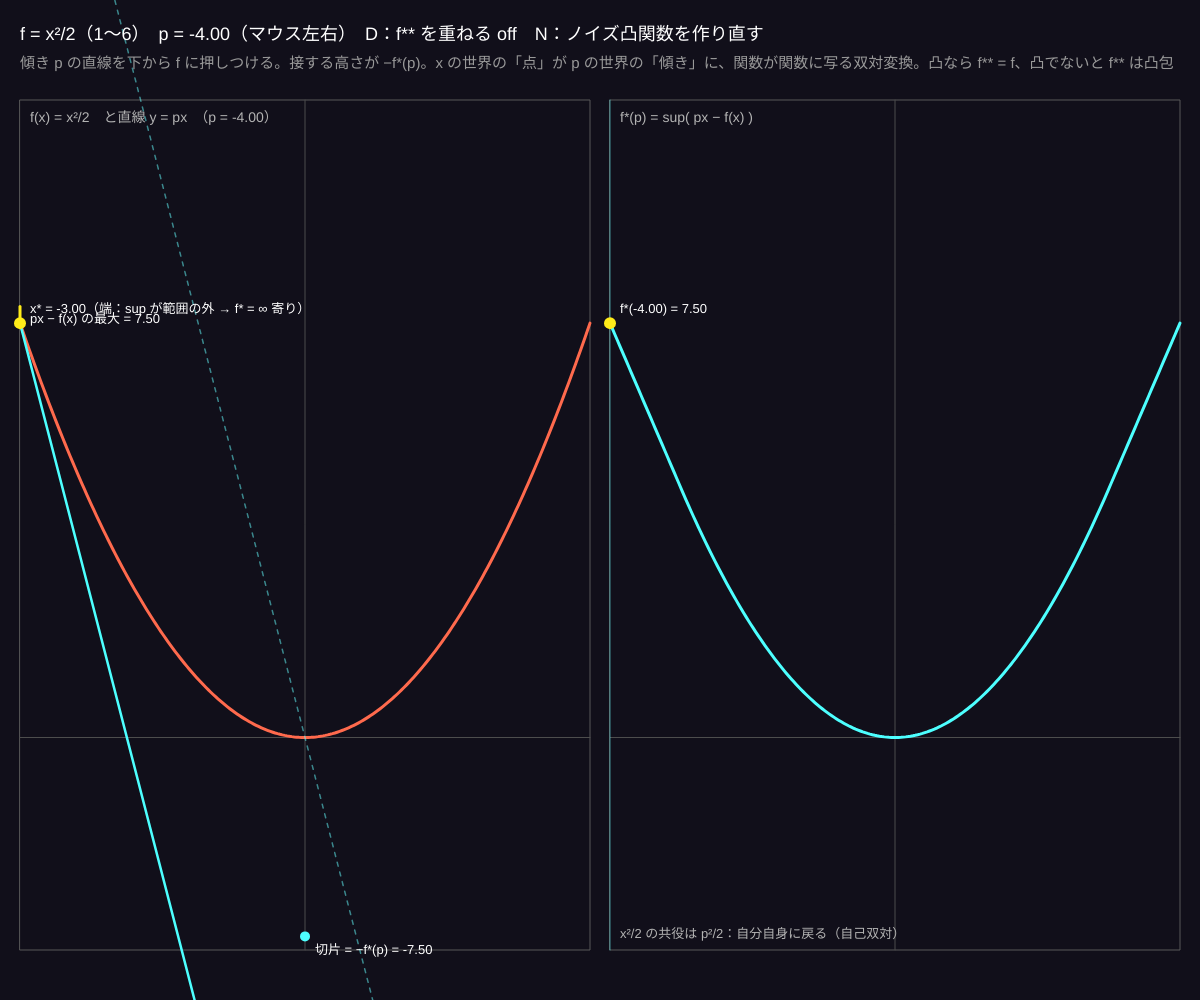
Frame 1 (no input)
Frame 60 (no input): identical to frame 1, image omitted
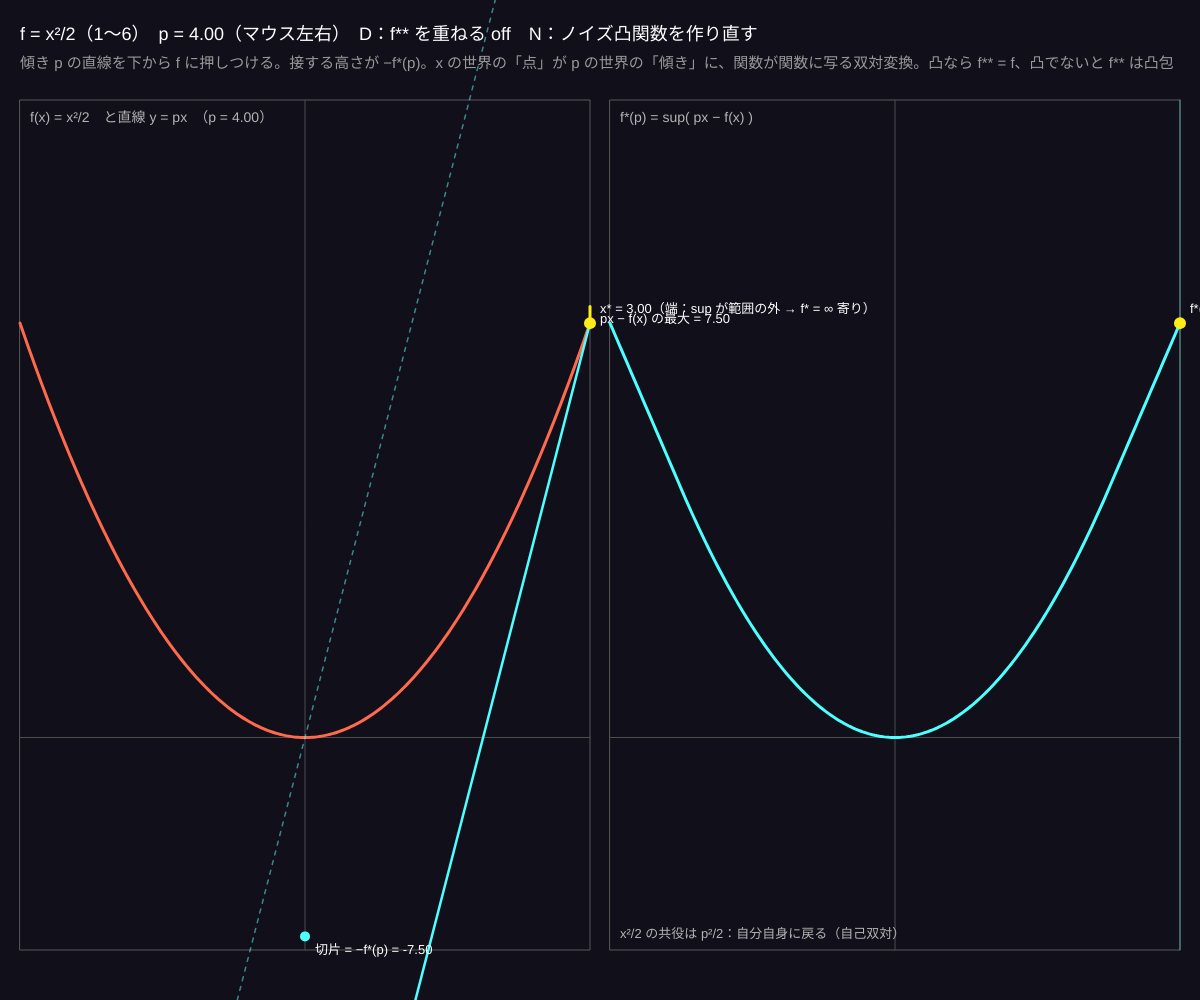
Frame 120 (the mouse pressed at the canvas centre since frame 60)

The p5.js sketch that drew these frames (run headless with seeded random() and noise() and a simulated clock; from frame 60 on, the mouse is pressed at the canvas centre):

// p5.js sketch
// ── sketch.js
// ============================================
// 06 ルジャンドル変換
// 凸関数 f に対して  f*(p) = sup_x ( p x − f(x) )
//   「傾き p の直線 y = px をどこまで下げれば f に接するか」：接線の切片が −f*(p)
//   f** = f（凸なら元に戻る）。凸でない f は f** が「凸包」になる
// マウス左右 = p / 1〜6 = 関数 / D = f** を重ねる / N = ノイズ凸関数を作り直す
// ============================================

let fNo = 1;
let XR = 3, PR = 4;                 // ★ x の範囲 ±XR、p の範囲 ±PR
let N = 240;                        // ★ 標本の数
let xs = [], fx = [], ps = [], fstar = [];
let showDD = false;
let noiseF = [];
let fnames = ['', 'x²/2', 'eˣ', 'x⁴/4', '|x|', 'ノイズ凸関数', 'x⁴/4 − x²（凸でない）'];

function setup() {
  createCanvas(windowWidth, windowHeight);
  colorMode(HSB, 360, 100, 100, 100);
  makeNoiseF();
  rebuild();
}
// ★ 関数の定義
function fval(x) {
  if (fNo === 1) return x * x / 2;
  if (fNo === 2) return Math.exp(x);
  if (fNo === 3) return x ** 4 / 4;
  if (fNo === 4) return Math.abs(x);
  if (fNo === 5) { let i = constrain(Math.round((x + XR) / (2 * XR) * (N - 1)), 0, N - 1); return noiseF[i]; }
  return x ** 4 / 4 - x * x;
}
// f'' > 0 のランダムな値を 2 回積分して凸関数を作る
function makeNoiseF() {
  let d2 = [], d1 = [0], f = [0];
  for (let i = 0; i < N; i++) d2.push(0.2 + 2.5 * Math.pow(Math.abs(Math.sin(i * 0.37 + Math.random() * 0.3)), 2) * Math.random());
  let h = 2 * XR / (N - 1);
  for (let i = 1; i < N; i++) d1.push(d1[i - 1] + d2[i] * h);
  let mid = d1[Math.floor(N / 2)];
  for (let i = 1; i < N; i++) f.push(f[i - 1] + (d1[i] - mid) * h);
  let mn = Math.min(...f);
  noiseF = f.map((v) => v - mn);
}
function rebuild() {
  xs = []; fx = []; ps = []; fstar = [];
  for (let i = 0; i < N; i++) { let x = -XR + 2 * XR * i / (N - 1); xs.push(x); fx.push(fval(x)); }
  for (let i = 0; i < N; i++) { let p = -PR + 2 * PR * i / (N - 1); ps.push(p); fstar.push(conj(p).val); }
}
// ★ 共役：sup_x (p x − f(x)) を標本から求める
function conj(p) {
  let best = -Infinity, bi = 0;
  for (let i = 0; i < N; i++) { let v = p * xs[i] - fx[i]; if (v > best) { best = v; bi = i; } }
  return { val: best, x: xs[bi], edge: bi === 0 || bi === N - 1 };
}
function biconj(x) { let best = -Infinity; for (let i = 0; i < N; i++) best = Math.max(best, ps[i] * x - fstar[i]); return best; }

function panels() {
  let w = (width - 60) / 2, h = height - 150, y = 100;
  return { L: { x: 20, y, w, h, xr: XR, yr: 6 }, R: { x: 40 + w, y, w, h, xr: PR, yr: 10 } };
}
function toS(P, x, y) { return { x: P.x + (x + P.xr) / (2 * P.xr) * P.w, y: P.y + P.h * 0.75 - y / P.yr * P.h * 0.65 }; }
function drawFrame(P, title) {
  noFill(); stroke(0, 0, 35); strokeWeight(1); rect(P.x, P.y, P.w, P.h);
  let o = toS(P, 0, 0); stroke(0, 0, 30); line(P.x, o.y, P.x + P.w, o.y); line(o.x, P.y, o.x, P.y + P.h);
  noStroke(); fill(0, 0, 70); textSize(14); text(title, P.x + 10, P.y + 22);
}
// 曲線を描く（枠の外に出た部分は切って描かない）
function plot(P, xsArr, ysArr, hue, w, dash) {
  if (dash) drawingContext.setLineDash([6, 6]);
  noFill(); stroke(hue, 70, 100); strokeWeight(w);
  let drawing = false;
  for (let i = 0; i < xsArr.length; i++) {
    let y = ysArr[i], ok = isFinite(y) && y > -P.yr * 0.36 && y < P.yr * 0.78;
    if (ok) { if (!drawing) { beginShape(); drawing = true; } let s = toS(P, xsArr[i], y); vertex(s.x, s.y); }
    else if (drawing) { endShape(); drawing = false; }
  }
  if (drawing) endShape();
  drawingContext.setLineDash([]);
}

function draw() {
  background(250, 40, 10);
  let { L, R } = panels();
  let p = map(constrain(mouseX, L.x, L.x + L.w), L.x, L.x + L.w, -PR, PR);
  if (mouseX > R.x) p = map(constrain(mouseX, R.x, R.x + R.w), R.x, R.x + R.w, -PR, PR);
  let cj = conj(p);
  drawFrame(L, 'f(x) = ' + fnames[fNo] + '　と直線 y = px　（p = ' + nf(p, 1, 2) + '）');
  drawFrame(R, 'f*(p) = sup( px − f(x) )');

  // 左：f、直線 px、接線 px − f*(p)
  plot(L, xs, fx, 10, 3, false);
  if (showDD) plot(L, xs, xs.map(biconj), 55, 3, true);
  let s1 = toS(L, -XR, -p * XR), s2 = toS(L, XR, p * XR);
  stroke(180, 60, 100, 50); strokeWeight(1.5); drawingContext.setLineDash([4, 6]); line(s1.x, s1.y, s2.x, s2.y); drawingContext.setLineDash([]);
  let t1 = toS(L, -XR, -p * XR - cj.val), t2 = toS(L, XR, p * XR - cj.val);
  stroke(180, 70, 100); strokeWeight(2.5); line(t1.x, t1.y, t2.x, t2.y);
  // x* と縦のギャップ、切片
  let sx = toS(L, cj.x, constrain(fval(cj.x), -L.yr * 0.36, L.yr * 0.78)), sl = toS(L, cj.x, constrain(p * cj.x, -L.yr * 0.36, L.yr * 0.78));
  stroke(55, 90, 100); strokeWeight(3); line(sx.x, sx.y, sl.x, sl.y);
  noStroke(); fill(55, 90, 100); circle(sx.x, sx.y, 12);
  let ic = toS(L, 0, constrain(-cj.val, -L.yr * 0.36, L.yr * 0.78)); fill(180, 70, 100); circle(ic.x, ic.y, 10);
  fill(0, 0, 100); textSize(13); text('切片 = −f*(p) = ' + nf(-cj.val, 1, 2), ic.x + 10, ic.y + (cj.val > 0 ? 18 : -8));
  text('x* = ' + nf(cj.x, 1, 2) + (cj.edge ? '（端：sup が範囲の外 → f* = ∞ 寄り）' : ''), sx.x + 10, sx.y - 10);
  text('px − f(x) の最大 = ' + nf(cj.val, 1, 2), sl.x + 10, sl.y + 16);

  // 右：f* と現在の p
  plot(R, ps, fstar, 180, 3, false);
  let sp = toS(R, p, constrain(cj.val, -R.yr * 0.36, R.yr * 0.78));
  stroke(180, 60, 100, 50); strokeWeight(1); line(sp.x, R.y, sp.x, R.y + R.h);
  noStroke(); fill(55, 90, 100); circle(sp.x, sp.y, 12);
  fill(0, 0, 100); textSize(13); text('f*(' + nf(p, 1, 2) + ') = ' + nf(cj.val, 1, 2), sp.x + 10, sp.y - 10);
  if (fNo === 4) { fill(0, 0, 70); textSize(13); text('|x| の共役は |p| ≤ 1 で 0、外では ∞（壁）', R.x + 10, R.y + R.h - 12); }
  if (fNo === 1) { fill(0, 0, 70); textSize(13); text('x²/2 の共役は p²/2：自分自身に戻る（自己双対）', R.x + 10, R.y + R.h - 12); }
  if (fNo === 2) { fill(0, 0, 70); textSize(13); text('eˣ の共役は p ln p − p（p > 0）：エントロピーの形', R.x + 10, R.y + R.h - 12); }

  noStroke(); fill(0, 0, 100); textSize(18);
  text('f = ' + fnames[fNo] + '（1〜6）　p = ' + nf(p, 1, 2) + '（マウス左右）　D：f** を重ねる ' + (showDD ? 'ON（黄の点線）' : 'off') + '　N：ノイズ凸関数を作り直す', 20, 40);
  fill(0, 0, 60); textSize(15);
  text('傾き p の直線を下から f に押しつける。接する高さが −f*(p)。x の世界の「点」が p の世界の「傾き」に、関数が関数に写る双対変換。凸なら f** = f、凸でないと f** は凸包', 20, 68);
}

function keyPressed() {
  if (key >= '1' && key <= '6') { fNo = int(key); rebuild(); }
  if (key === 'd' || key === 'D') showDD = !showDD;
  if (key === 'n' || key === 'N') { makeNoiseF(); if (fNo === 5) rebuild(); }
}

// ---------- やってみよう ----------
// 1. f = x²/2 で p を動かし、接点 x* = p になることを確かめる。f* も x²/2 と同じ形
// 2. |x|（4）で p を ±1 の外へ出すと sup が「端」になる。f* が ∞ になる意味は？
// 3. 6（凸でない）で D を押す。f** が f の下側をまっすぐ埋める（凸包）のはなぜ？
// 4. 物理：f = 運動エネルギー mv²/2 の共役は p²/2m（ラグランジアン → ハミルトニアン）。m を入れてみよう
